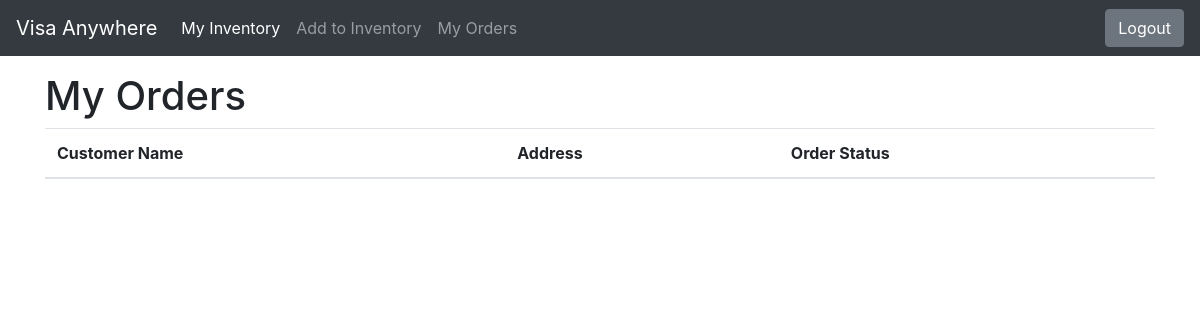
Page /shop/mer_order_list/ (signed in) on the earlier database version.
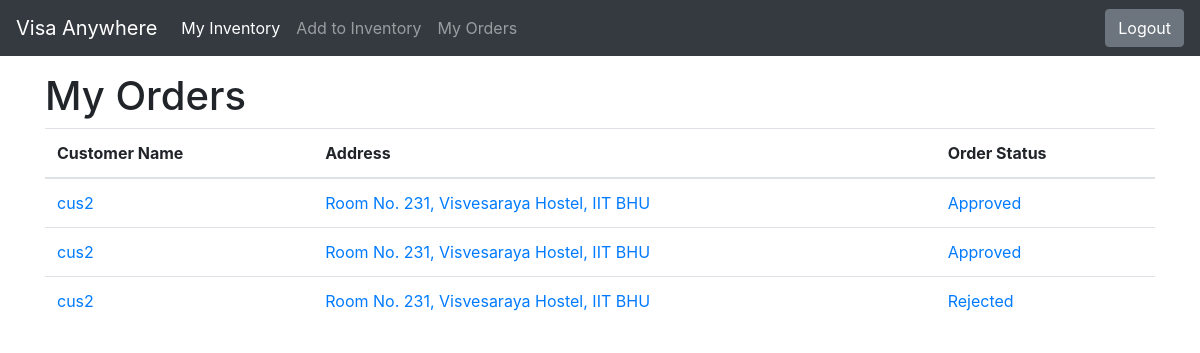
Same page on the later database version.
### shop/models.py (models this page shows, shortened)
class Order(models.Model):
    order_id=models.AutoField(primary_key=True)
    items_json=models.CharField(max_length=5000)
    user = models.ForeignKey('UserRegistration', on_delete=models.CASCADE, null = True)
    is_delivery = models.BooleanField(default = False, blank = True)
    time = models.DateTimeField(null=True)
    est_time = models.DateTimeField(null=True)
    order_status = models.CharField(max_length=50, default="Action Pending", null=True)
    merchant = models.IntegerField(null = True)

class UserRegistration(models.Model):
    user = models.OneToOneField(User,on_delete=models.CASCADE)
    is_merchant = models.BooleanField(default = False, blank = True)
    address = models.CharField(max_length=500)
    zipcode = models.CharField(max_length=6)
    phone = models.CharField(max_length=10)
    city = models.CharField(max_length=50)
    name = models.CharField(max_length=50, null = True)
    state = models.CharField(max_length=50)

### shop/views.py (the view)
# urls.py: path('mer_order_list/',views.mer_order_list, name='mer_order_list'),
@login_required
def mer_order_list(request):
    merchant = UserRegistration.objects.filter(user_id=request.user.id).first()
    orders = Order.objects.filter(merchant = merchant.id).order_by('-time')
    return render(request, 'shop/mer_order_list.html', {'orders':orders})

### shop/templates/shop/mer_order_list.html (shortened to what this page needs)
<!doctype html>
<html lang="en">
<head>
    <link rel="stylesheet" href="https://stackpath.bootstrapcdn.com/bootstrap/4.2.1/css/bootstrap.min.css">
</head>
  <body>
    <nav class="navbar navbar-expand-lg navbar-dark bg-dark">
        <a class="navbar-brand" href="/shop">Visa Anywhere</a>
        <div class="collapse navbar-collapse" id="navbarSupportedContent">
          <ul class="navbar-nav mr-auto">
            <li class="nav-item active">
              <a class="nav-link" href="/shop">My Inventory <span class="sr-only">(current)</span></a>
            </li>
            <li class="nav-item">
              <a class="nav-link" href="{% url 'shop:product_add' %}">Add to Inventory</a>
            </li>
            <li class="nav-item">
              <a class="nav-link" href="{% url 'shop:mer_order_list' %}">My Orders</a>
            </li>
          </ul>
      {% if user.is_authenticated %}
      <a href="{% url 'shop:logout' %}"><button class="btn btn-secondary" type="button">Logout</button></a>
      {% else %}
      <a href="{% url 'shop:login' %}"><button type="button" class="btn btn-secondary">Log In</button></a>
      {% endif %}
        </div>
      </nav>
<div class="container my-3">
    <h1>My Orders</h1>
    <table class="table table-hover">
        <thead>
          <tr>
            <th scope="col">Customer Name</th>
            <th scope="col">Address</th>
            <th scope="col">Order Status</th>
          </tr>
        </thead>
        <tbody>
          {% for x in orders %}
                <tr>
                    <td><a href="{% url 'shop:mer_order_detail' x.order_id %}">{{x.user.name}}</a></td>
                    <td><a href="{% url 'shop:mer_order_detail' x.order_id %}">{{x.user.address}}</a></td>
                    <td><a href="{% url 'shop:mer_order_detail' x.order_id %}">{{x.order_status}}</a></td>
                  </tr>
            {% endfor %}
        </tbody>
      </table>
    </div>
</body>
</html>

Differences in the rows shown:
added Order: user.name "cus2", user.address "Room No. 231, Visvesaraya Hostel, IIT BHU", order_status "Approved"
added Order: user.name "cus2", user.address "Room No. 231, Visvesaraya Hostel, IIT BHU", order_status "Approved"
added Order: user.name "cus2", user.address "Room No. 231, Visvesaraya Hostel, IIT BHU", order_status "Rejected"
